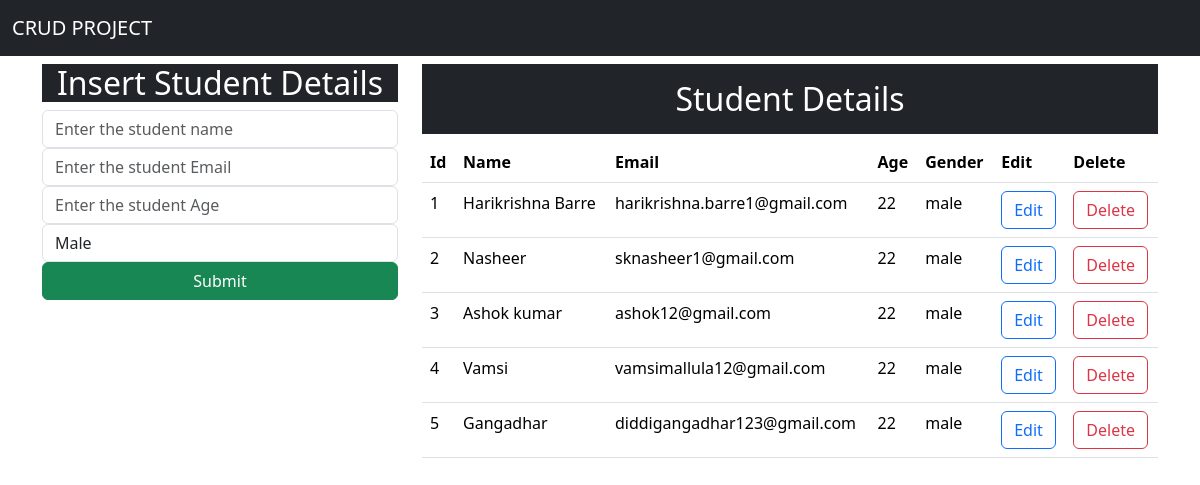
The page / on the database its author committed.
### app/models.py (models this page shows)
class Student(models.Model):
    name=models.CharField(max_length=25)
    email=models.CharField(max_length=25)
    age=models.CharField(max_length=25)
    gender=models.CharField(max_length=25)

### app/views.py (the view)
# urls.py: path('',views.index),
def index(request):
    data=Student.objects.all()
    return render(request,'app/index.html',{'data':data})

### app/templates/app/index.html (shortened to what this page needs)
<!DOCTYPE html>
<html lang="en">
<head>
    <link rel="stylesheet" href="https://cdn.jsdelivr.net/npm/bootstrap@5.3.8/dist/css/bootstrap.min.css">
</head>
<body>
    <nav class="navbar navbar-expand-lg navbar-dark bg-dark">
  <div class="container-fluid">
    <a class="navbar-brand" href="#">CRUD PROJECT</a>
  </nav>
  <div class="container mt-2">
    <div class="row">
        <div class="col-md-4">
           <h2 class="bg-dark text-white text-center pd-3">Insert Student Details</h2>
           <form action="/insert" method="post">{% csrf_token %}
            <div>
                <input type="text" class="form-control" placeholder="Enter the student name" name="name">
            </div>
            <div>
                <input type="email" class="form-control" placeholder="Enter the student Email" name="email">
            </div>
            <div>
                <input type="number" class="form-control" placeholder="Enter the student Age" name="age">
            </div>
            <div>
                <select name="gender" class="form-control" id="gender">
                    <option value="male">Male</option>
                </select>
            </div>
            <div>
                <button class="btn btn-success w-100">Submit</button>
            </div>
        </div>
        <div class="col-md-8">
            <h2 class="text-center bg-dark p-3 text-white">Student Details</h2>
            <table class="table">
                <thead>
                    <tr>
                        <th>Id</th>
                        <th>Name</th>
                        <th>Email</th>
                        <th>Age</th>
                        <th>Gender</th>
                        <th>Edit</th>
                        <th>Delete</th>
                    </tr>
                </thead>
                <tbody>
                    {% for d in data %}
                    <tr>
                        <td>{{d.id}}</td>
                        <td>{{d.name}}</td>
                        <td>{{d.email}}</td>
                        <td>{{d.age}}</td>
                        <td>{{d.gender}}</td>
                        <td><a href="/update/{{d.id}}" button class="btn btn-outline-primary">Edit</a></button></td>
                        <td><a href="/delete/{{d.id}}" button class="btn btn-outline-danger">Delete</a></button></td>
                    </tr>
                    {% endfor %}
                </tbody>
            </table>
        </div>
    </div>
  </div>
</body>
</html>

### rows shown on the page
Student: id "1", name "Harikrishna Barre", email "harikrishna.barre1@gmail.com", age "22", gender "male"
Student: id "2", name "Nasheer", email "sknasheer1@gmail.com", age "22", gender "male"
Student: id "3", name "Ashok kumar", email "ashok12@gmail.com", age "22", gender "male"
Student: id "4", name "Vamsi", email "vamsimallula12@gmail.com", age "22", gender "male"
Student: id "5", name "Gangadhar", email "diddigangadhar123@gmail.com", age "22", gender "male"
